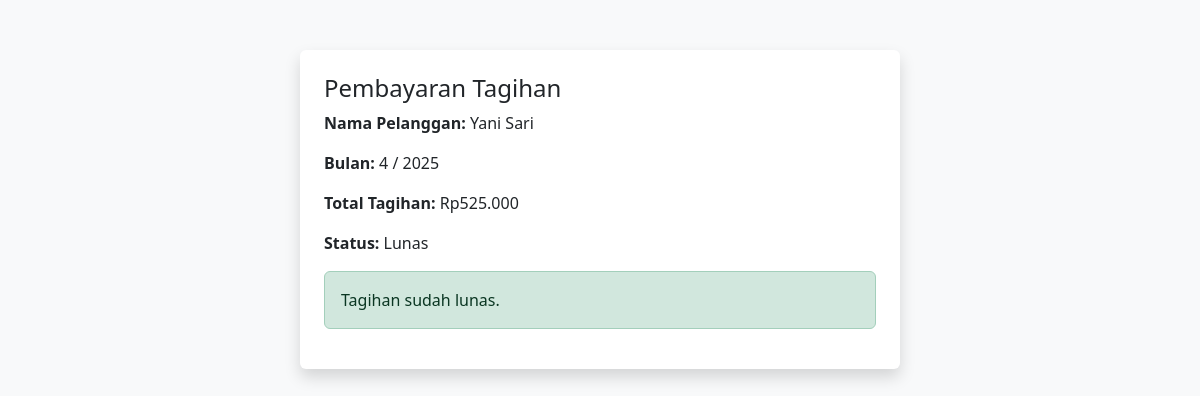
The app's page /bayar.php?id=1752316480 (signed in) with its own data.
### tables this page shows
CREATE TABLE `tagihan` (
  `id_tagihan` int(11) NOT NULL,
  `id_pelanggan` int(11) DEFAULT NULL,
  `bulan` int(11) DEFAULT NULL,
  `tahun` int(11) DEFAULT NULL,
  `jumlah_kwh` int(11) DEFAULT NULL,
  `jumlah_tagihan` int(11) DEFAULT NULL,
  `status_pembayaran` enum('Belum Bayar','Menunggu Konfirmasi','Lunas') DEFAULT 'Belum Bayar',
  `bukti_transfer` varchar(255) DEFAULT NULL
);

CREATE TABLE `pelanggan` (
  `id_pelanggan` int(11) NOT NULL,
  `nama_pelanggan` varchar(100) DEFAULT NULL,
  `alamat` varchar(100) DEFAULT NULL,
  `daya` int(11) DEFAULT NULL,
  `id_user` int(11) DEFAULT NULL
);

### bayar.php (the view, shortened to what this page needs)
<?php
include "koneksi.php";
$id_tagihan = $_GET['id'];
$query = mysqli_query($koneksi, "SELECT t.*, p.nama_pelanggan FROM tagihan t
    JOIN pelanggan p ON t.id_pelanggan = p.id_pelanggan
    WHERE t.id_tagihan = '$id_tagihan'");
$data = mysqli_fetch_assoc($query);
?>
<!DOCTYPE html>
<html lang="id">
<head>
    <link href="https://cdn.jsdelivr.net/npm/bootstrap@5.3.0/dist/css/bootstrap.min.css" rel="stylesheet">
</head>
<body>
<div class="container bg-white p-4 rounded shadow">
    <h4>Pembayaran Tagihan</h4>
    <p><strong>Nama Pelanggan:</strong> <?= $data['nama_pelanggan']; ?></p>
    <p><strong>Bulan:</strong> <?= $data['bulan']; ?> / <?= $data['tahun']; ?></p>
    <p><strong>Total Tagihan:</strong> Rp<?= number_format($data['jumlah_tagihan'], 0, ',', '.'); ?></p>
    <p><strong>Status:</strong> <?= $data['status_pembayaran']; ?></p>
    <?php if ($data['status_pembayaran'] == 'Belum Bayar') : ?>
        <div class="qr-box text-center my-4">
            <p>Silakan transfer ke QR berikut:</p>
            <img src="img/qris.jpg" alt="QRIS" class="img-fluid">
        </div>
        <form method="post" enctype="multipart/form-data">
            <div class="mb-3">
                <label class="form-label">Upload Bukti Pembayaran:</label>
                <input type="file" name="bukti" class="form-control" required>
            </div>
            <button type="submit" class="btn btn-primary">Upload Bukti</button>
        </form>
    <?php else : ?>
        <div class="alert alert-success">Tagihan sudah lunas.</div>
    <?php endif; ?>
</div>
</body>
</html>

### bayar.php (style rules this page uses)
body { background-color: #f8f9fa; }
.container { max-width: 600px; margin-top: 50px; }

### records on screen
tagihan: id_pelanggan.nama_pelanggan "Yani Sari", bulan "4", tahun "2025", jumlah_tagihan "525.000", status_pembayaran "Lunas"
